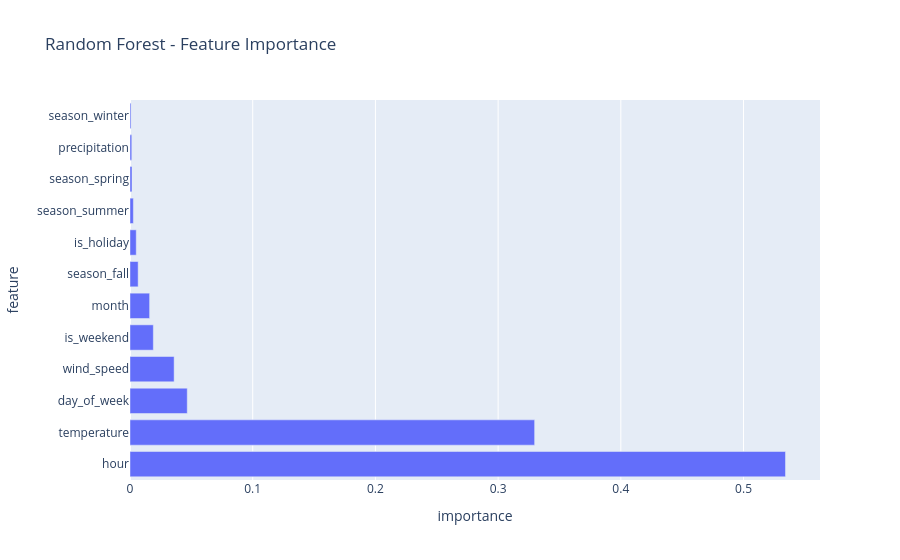

The cell this chart's notebook holds for it:
### Code cell
# Feature importance
rf_importance = pd.DataFrame({
    'feature': X_train.columns,
    'importance': rf_model.feature_importances_
}).sort_values('importance', ascending=False)

print("\n🔧 Feature Importance:")
print(rf_importance)

fig = px.bar(rf_importance, x='importance', y='feature', orientation='h',
             title='Random Forest - Feature Importance')
fig.show()

### Figure 1 — Plotly figure (JSON) as saved in the notebook; plotly's stock layout.template omitted (floating-point values rounded to 4 significant figures)
{"data": [{"hovertemplate": "importance=%{x}<br>feature=%{y}<extra></extra>", "legendgroup": "", "marker": {"color": "#636efa", "pattern": {"shape": ""}}, "name": "", "orientation": "h", "showlegend": false, "textposition": "auto", "type": "bar", "x": [0.5342, 0.3298, 0.04666, 0.03597, 0.01901, 0.01599, 0.006642, 0.005089, 0.002735, 0.001653, 0.001442, 0.0008494], "xaxis": "x", "y": ["hour", "temperature", "day_of_week", "wind_speed", "is_weekend", "month", "season_fall", "is_holiday", "season_summer", "season_spring", "precipitation", "season_winter"], "yaxis": "y"}], "layout": {"barmode": "relative", "legend": {"tracegroupgap": 0}, "title": {"text": "Random Forest - Feature Importance"}, "xaxis": {"anchor": "y", "domain": [0, 1], "title": {"text": "importance"}}, "yaxis": {"anchor": "x", "domain": [0, 1], "title": {"text": "feature"}}}}
